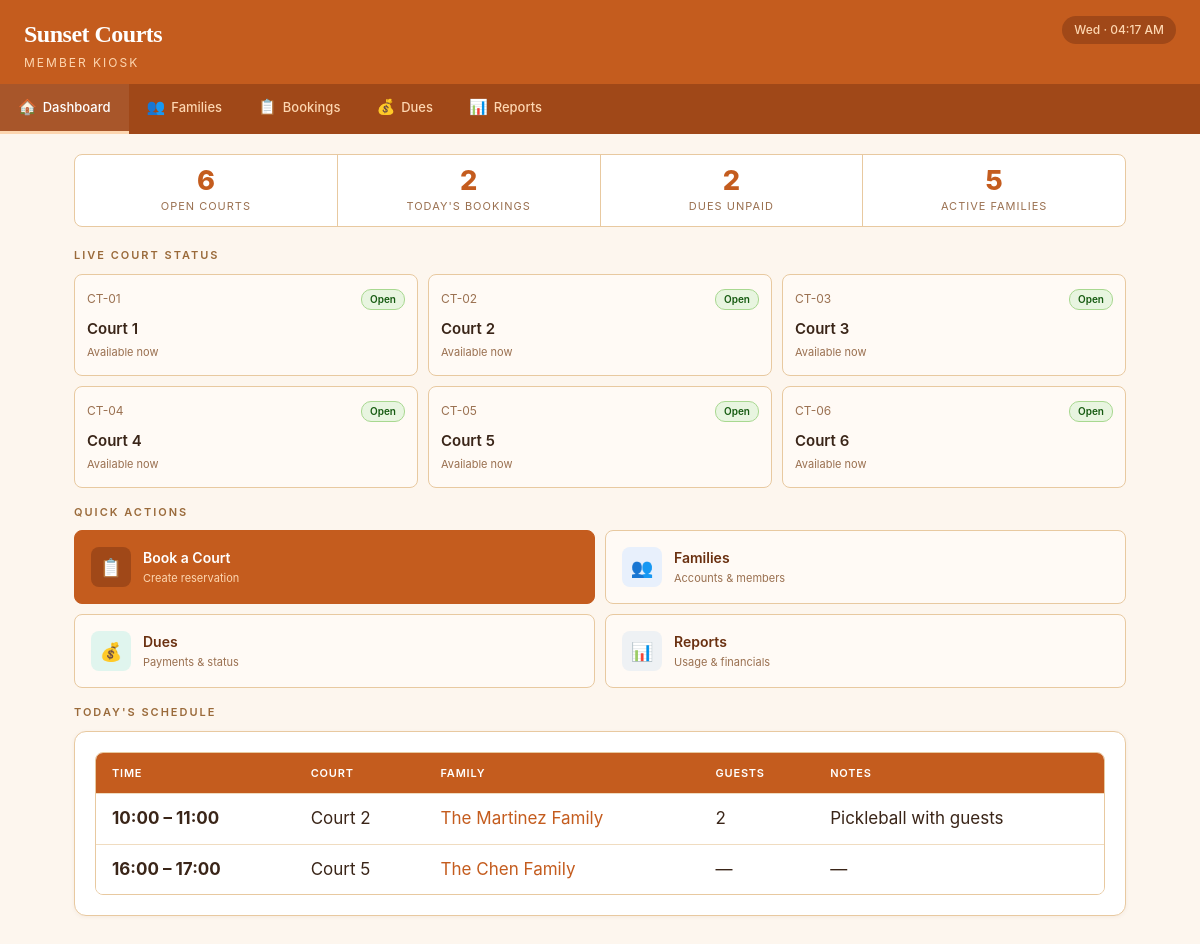
Before: / with the older database file.
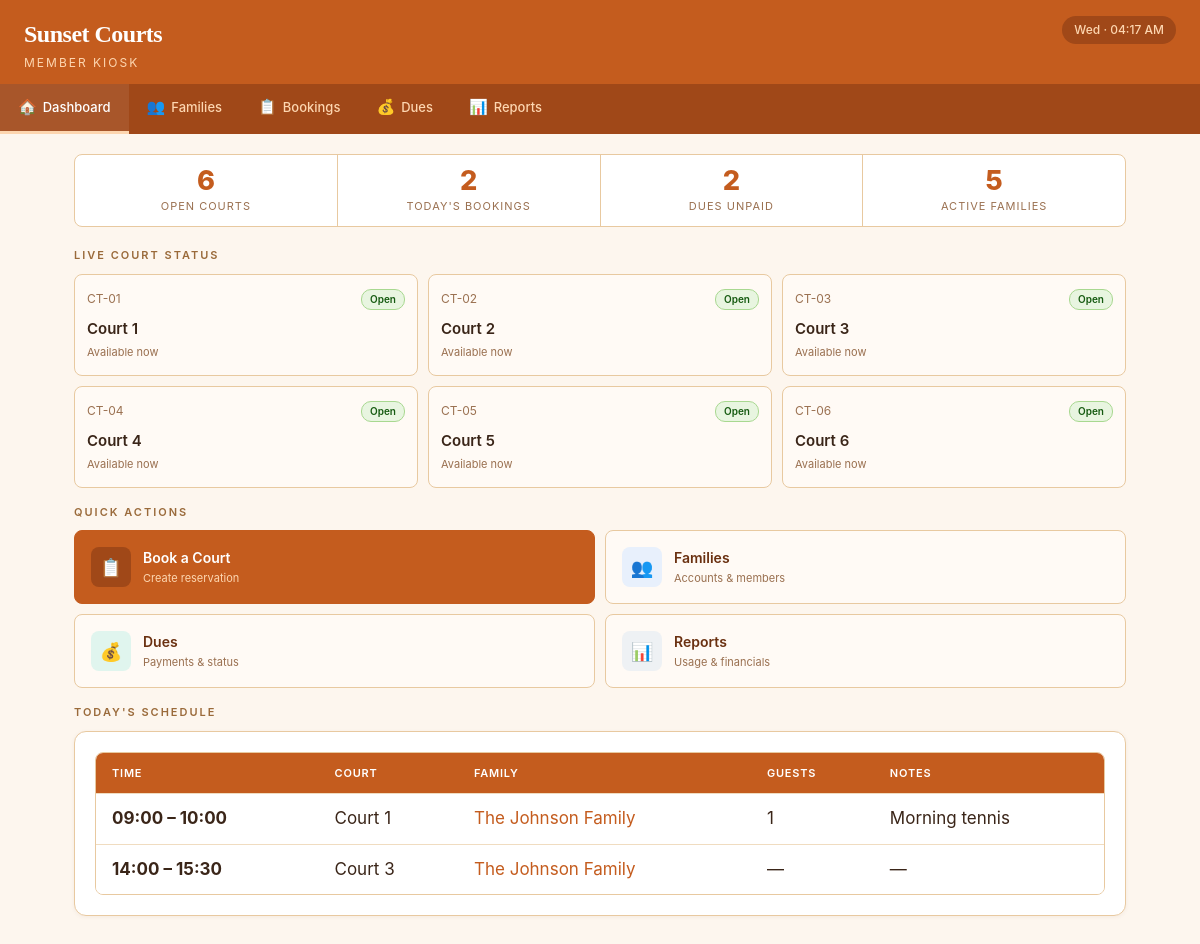
After: the same page with the newer database file.
### tables this page shows
CREATE TABLE courts (
            court_id    INTEGER PRIMARY KEY AUTOINCREMENT,
            court_name  TEXT    NOT NULL UNIQUE,
            status      TEXT    NOT NULL DEFAULT 'Available'
        );

CREATE TABLE bookings (
            booking_id      INTEGER  PRIMARY KEY AUTOINCREMENT,
            family_id       INTEGER  NOT NULL,
            court_id        INTEGER  NOT NULL,
            booking_date    DATE     NOT NULL,
            start_time      TEXT     NOT NULL,
            end_time        TEXT     NOT NULL,
            guest_count     INTEGER  NOT NULL DEFAULT 0,
            notes           TEXT,
            is_cancelled    INTEGER  NOT NULL DEFAULT 0,
            created_at      DATETIME NOT NULL DEFAULT (datetime('now')),
            FOREIGN KEY (family_id) REFERENCES families(family_id) ON DELETE CASCADE,
            FOREIGN KEY (court_id)  REFERENCES courts(court_id)  ON DELETE CASCADE
        );

CREATE TABLE families (
            family_id       INTEGER PRIMARY KEY AUTOINCREMENT,
            family_name     TEXT    NOT NULL,
            primary_contact TEXT,
            phone           TEXT,
            email           TEXT,
            join_date       DATE    NOT NULL DEFAULT (date('now')),
            is_banned       INTEGER NOT NULL DEFAULT 0,
            notes           TEXT,
            created_at      DATETIME NOT NULL DEFAULT (datetime('now'))
        );

### app.py (the view)
@app.route('/')
def dashboard():
    today = date.today().isoformat()
    now_time = datetime.now().strftime('%H:%M')
    todays_bookings = query_db('''
        SELECT b.*, f.family_name, c.court_name
        FROM bookings b
        JOIN families f ON b.family_id = f.family_id
        JOIN courts c ON b.court_id = c.court_id
        WHERE b.booking_date = ? AND b.is_cancelled = 0
        ORDER BY b.start_time, c.court_name
    ''', (today,))
    courts = query_db('SELECT * FROM courts ORDER BY court_id')
    court_status = []
    for court in courts:
        current_booking = query_db('''
            SELECT b.*, f.family_name FROM bookings b
            JOIN families f ON b.family_id = f.family_id
            WHERE b.court_id = ? AND b.booking_date = ? AND b.is_cancelled = 0
            AND b.start_time <= ? AND b.end_time > ?
        ''', (court['court_id'], today, now_time, now_time), one=True)
        maint = query_db('''
            SELECT * FROM maintenance_blocks
            WHERE court_id = ? AND block_date = ?
            AND start_time <= ? AND end_time > ?
        ''', (court['court_id'], today, now_time, now_time), one=True)
        if maint:
            status = 'maint'
            detail = maint['reason'] or 'Maintenance'
        elif current_booking:
            status = 'busy'
            detail = f"Until {current_booking['end_time']}"
        else:
            status = 'open'
            detail = 'Available now'
        court_status.append({
            'court': court,
            'status': status,
            'detail': detail
        })
    total_families = query_db('SELECT COUNT(*) as cnt FROM families', one=True)['cnt']
    current_year = date.today().year
    dues_unpaid = query_db('''
        SELECT COUNT(*) as cnt FROM families f
        LEFT JOIN dues d ON f.family_id = d.family_id AND d.year = ?
        WHERE COALESCE(d.is_paid, 0) = 0
    ''', (current_year,), one=True)['cnt']
    today_booking_count = len(todays_bookings)
    open_courts = sum(1 for cs in court_status if cs['status'] == 'open')
    return render_template('dashboard.html',
                           todays_bookings=todays_bookings,
                           court_status=court_status,
                           open_courts=open_courts,
                           today_booking_count=today_booking_count,
                           dues_unpaid=dues_unpaid,
                           total_families=total_families,
                           today=today)

### app.py (called while the page is built)
@app.context_processor
def inject_globals():
    now = datetime.now()
    return {
        'today_display': now.strftime('%a · %I:%M %p')
    }

### db.py (called while the page is built)
def get_db():
    conn = sqlite3.connect(DB_PATH)
    conn.execute("PRAGMA foreign_keys = ON")
    conn.row_factory = sqlite3.Row
    return conn

def query_db(query, args=(), one=False):
    conn = get_db()
    try:
        cursor = conn.execute(query, args)
        results = cursor.fetchall()
        return results[0] if one and results else (None if one else results)
    finally:
        conn.close()

### templates/dashboard.html (shortened to what this page needs)
{% extends "base.html" %}
{% block content %}
<div class="stat-strip">
    <div class="stat-item">
        <div class="stat-value">{{ open_courts }}</div>
        <div class="stat-label">Open Courts</div>
    </div>
    <div class="stat-item">
        <div class="stat-value">{{ today_booking_count }}</div>
        <div class="stat-label">Today's Bookings</div>
    </div>
    <div class="stat-item">
        <div class="stat-value">{{ dues_unpaid }}</div>
        <div class="stat-label">Dues Unpaid</div>
    </div>
    <div class="stat-item">
        <div class="stat-value">{{ total_families }}</div>
        <div class="stat-label">Active Families</div>
    </div>
</div>
<div class="section-label">Live Court Status</div>
<div class="courts-grid mb-16">
    {% for cs in court_status %}
    <div class="court-card">
        <div class="court-card-top">
            <span class="court-id">CT-{{ '%02d' % cs.court.court_id }}</span>
            <span class="pill pill-{{ cs.status }}">
                {{ 'Open' if cs.status == 'open' else ('Busy' if cs.status == 'busy' else 'Maint.') }}
            </span>
        </div>
        <div class="court-name">{{ cs.court.court_name }}</div>
        <div class="court-detail">{{ cs.detail }}</div>
    </div>
    {% endfor %}
</div>
<div class="section-label">Quick Actions</div>
<div class="nav-grid mb-16">
    <a href="{{ url_for('booking_add') }}" class="nav-card highlight">
        <div class="icon-box ic-amber">📋</div>
        <div>
            <div class="nav-card-title">Book a Court</div>
            <div class="nav-card-sub">Create reservation</div>
        </div>
    </a>
    <a href="{{ url_for('member_list') }}" class="nav-card">
        <div class="icon-box ic-blue">👥</div>
        <div>
            <div class="nav-card-title">Families</div>
            <div class="nav-card-sub">Accounts &amp; members</div>
        </div>
    </a>
    <a href="{{ url_for('dues_list') }}" class="nav-card">
        <div class="icon-box ic-teal">💰</div>
        <div>
            <div class="nav-card-title">Dues</div>
            <div class="nav-card-sub">Payments &amp; status</div>
        </div>
    </a>
    <a href="{{ url_for('reports_home') }}" class="nav-card">
        <div class="icon-box ic-slate">📊</div>
        <div>
            <div class="nav-card-title">Reports</div>
            <div class="nav-card-sub">Usage &amp; financials</div>
        </div>
    </a>
</div>
{% if todays_bookings %}
<div class="section-label">Today's Schedule</div>
<div class="card">
    <div class="table-wrap">
        <table>
            <thead>
                <tr><th>Time</th><th>Court</th><th>Family</th><th>Guests</th><th>Notes</th></tr>
            </thead>
            <tbody>
                {% for b in todays_bookings %}
                <tr>
                    <td><strong>{{ b.start_time }} – {{ b.end_time }}</strong></td>
                    <td>{{ b.court_name }}</td>
                    <td><a href="{{ url_for('member_view', family_id=b.family_id) }}">{{ b.family_name }}</a></td>
                    <td>{{ b.guest_count if b.guest_count > 0 else '—' }}</td>
                    <td>{{ b.notes or '—' }}</td>
                </tr>
                {% endfor %}
            </tbody>
        </table>
    </div>
</div>
{% endif %}
{% endblock %}

Changed rows visible on the page:
no longer on this page (row edited): bookings: start_time "10:00", end_time "11:00", court_name "Court 2", family_name "The Martinez Family", guest_count "2", notes "Pickleball with guests"
no longer on this page (row edited): bookings: start_time "16:00", end_time "17:00", court_name "Court 5", family_name "The Chen Family", guest_count "—", notes "—"
now on this page (row edited): bookings: start_time "09:00", end_time "10:00", court_name "Court 1", family_name "The Johnson Family", guest_count "1", notes "Morning tennis"
now on this page (row edited): bookings: start_time "14:00", end_time "15:30", court_name "Court 3", family_name "The Johnson Family", guest_count "—", notes "—"
